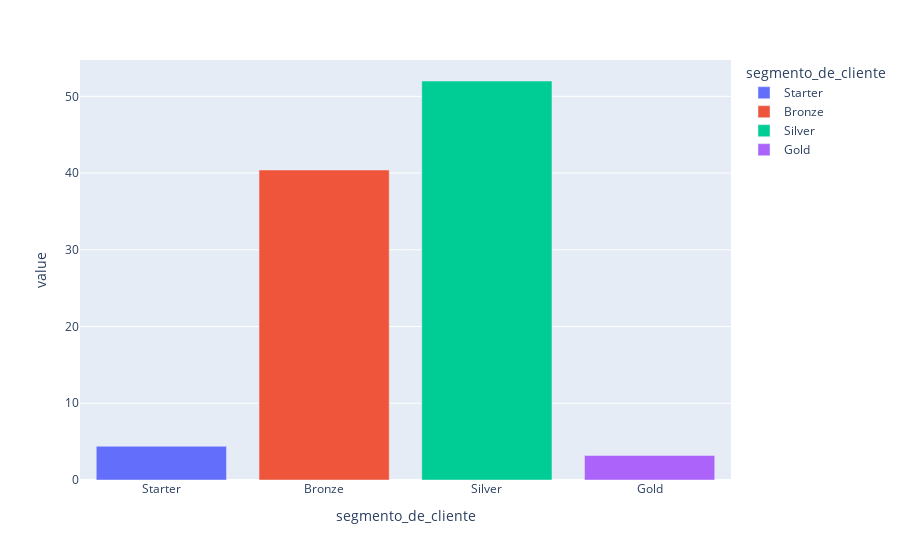

Here is the notebook cell this chart was saved with:
### Code cell
percentual_target = contagem_target / len(df_segmento) * 100
px.bar(percentual_target, color=percentual_target.index, category_orders={'segmento_de_cliente': lista_segmentos})

### Figure 1 — Plotly figure (JSON) as saved in the notebook; plotly's stock layout.template omitted (floating-point values rounded to 4 significant figures)
{"data": [{"alignmentgroup": "True", "hovertemplate": "segmento_de_cliente=%{x}<br>value=%{y}<extra></extra>", "legendgroup": "Starter", "marker": {"color": "#636efa", "pattern": {"shape": ""}}, "name": "Starter", "offsetgroup": "Starter", "orientation": "v", "showlegend": true, "textposition": "auto", "type": "bar", "x": ["Starter"], "xaxis": "x", "y": [4.4], "yaxis": "y"}, {"alignmentgroup": "True", "hovertemplate": "segmento_de_cliente=%{x}<br>value=%{y}<extra></extra>", "legendgroup": "Bronze", "marker": {"color": "#EF553B", "pattern": {"shape": ""}}, "name": "Bronze", "offsetgroup": "Bronze", "orientation": "v", "showlegend": true, "textposition": "auto", "type": "bar", "x": ["Bronze"], "xaxis": "x", "y": [40.4], "yaxis": "y"}, {"alignmentgroup": "True", "hovertemplate": "segmento_de_cliente=%{x}<br>value=%{y}<extra></extra>", "legendgroup": "Silver", "marker": {"color": "#00cc96", "pattern": {"shape": ""}}, "name": "Silver", "offsetgroup": "Silver", "orientation": "v", "showlegend": true, "textposition": "auto", "type": "bar", "x": ["Silver"], "xaxis": "x", "y": [52], "yaxis": "y"}, {"alignmentgroup": "True", "hovertemplate": "segmento_de_cliente=%{x}<br>value=%{y}<extra></extra>", "legendgroup": "Gold", "marker": {"color": "#ab63fa", "pattern": {"shape": ""}}, "name": "Gold", "offsetgroup": "Gold", "orientation": "v", "showlegend": true, "textposition": "auto", "type": "bar", "x": ["Gold"], "xaxis": "x", "y": [3.2], "yaxis": "y"}], "layout": {"barmode": "relative", "legend": {"title": {"text": "segmento_de_cliente"}, "tracegroupgap": 0}, "margin": {"t": 60}, "xaxis": {"anchor": "y", "categoryarray": ["Starter", "Bronze", "Silver", "Gold"], "categoryorder": "array", "domain": [0, 1], "title": {"text": "segmento_de_cliente"}}, "yaxis": {"anchor": "x", "domain": [0, 1], "title": {"text": "value"}}}}
